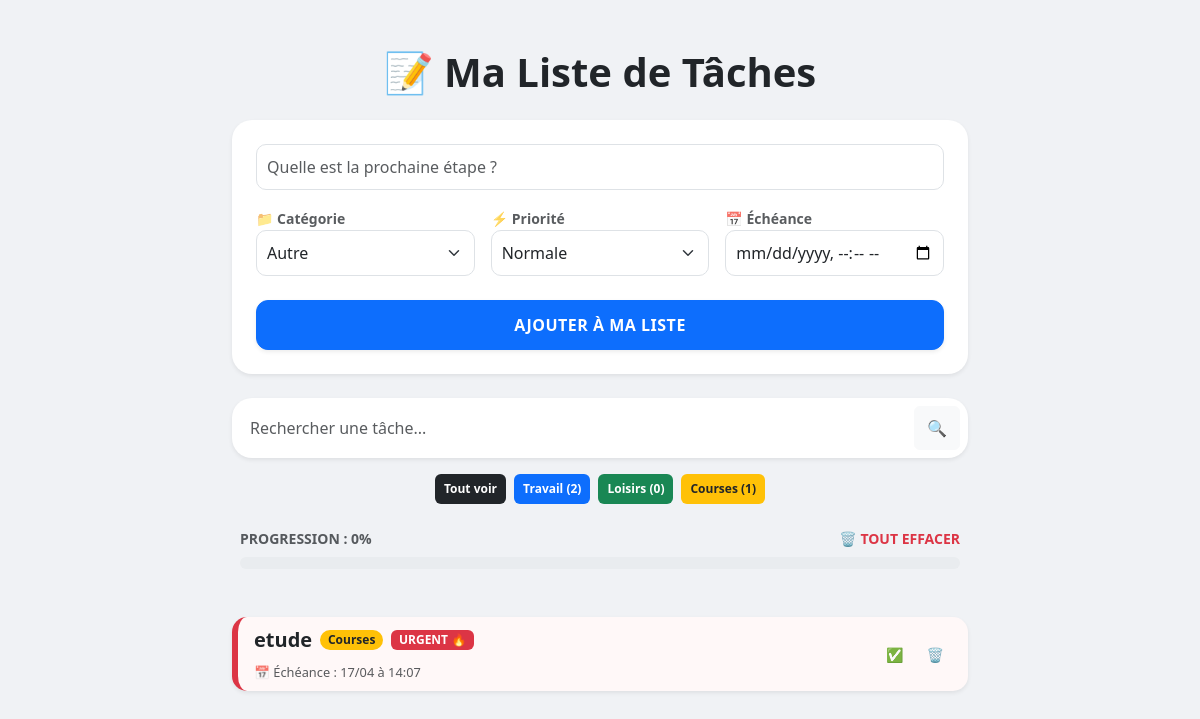
Page /?category-filter=COURSES on the committed database.
### macronote/models.py (models this page shows, shortened)
class Task(models.Model):
    CATEGORY_CHOICES = [
        ('TRAVAIL', 'Travail'),
        ('LOISIRS', 'Loisirs'),
        ('COURSES', 'Courses'),
        ('AUTRE', 'Autre'),
    ]
    PRIORITY_CHOICES = [
        ('1', 'Normale'),
        ('2', 'Urgente '),
    ]
    title = models.CharField(max_length=200)
    completed = models.BooleanField(default=False)
    created_at = models.DateTimeField(auto_now_add=True)
    category = models.CharField(max_length=10, choices=CATEGORY_CHOICES, default='AUTRE')
    priority = models.CharField(max_length=1, choices=PRIORITY_CHOICES, default='1')
    due_date = models.DateTimeField(blank=True, null=True)

### macronote/views.py (the view)
# urls.py: path('', index, name='home'),
def index(request):
    search_input = request.GET.get('search-area') or ''
    filter_category = request.GET.get('category-filter') or ''
    if request.method == "POST":
        form = TaskForm(request.POST)
        if form.is_valid():
            form.save()
            return redirect('home')
    all_taches = Task.objects.all()
    taches_display = all_taches.filter(title__icontains=search_input)
    if filter_category:
        taches_display = taches_display.filter(category=filter_category)
    taches_display = taches_display.order_by('completed', '-priority', 'due_date')
    stats = {
        'Travail': all_taches.filter(category='TRAVAIL', completed=False).count(),
        'Loisirs': all_taches.filter(category='LOISIRS', completed=False).count(),
        'Courses': all_taches.filter(category='COURSES', completed=False).count(),
    }
    progression = 0
    total_count = all_taches.count()
    if total_count > 0:
        progression = int((all_taches.filter(completed=True).count() / total_count) * 100)
    context = {
        'taches': taches_display,
        'form': TaskForm(),
        'search_input': search_input,
        'progression': progression,
        'maintenant': timezone.now(),
        'limite_proche': timezone.now() + timedelta(hours=24),
        'stats': stats,
        'filter_category': filter_category
    }
    return render(request, 'macronote/list.html', context)

### macronote/forms.py
class TaskForm(forms.ModelForm):
    class Meta:
        model = Task
        fields = ['title', 'category', 'priority', 'due_date']
        widgets = {
            'title': forms.TextInput(attrs={'class': 'form-control', 'placeholder': 'Quelle est la prochaine étape ?'}),
            'category': forms.Select(attrs={'class': 'form-select'}),
            'priority': forms.Select(attrs={'class': 'form-select'}),
            'due_date': forms.DateTimeInput(attrs={'class': 'form-control', 'type': 'datetime-local'}),
        }

### macronote/templates/macronote/list.html (shortened to what this page needs)
<!DOCTYPE html>
<html lang="fr">
<head>
    <link href="https://cdn.jsdelivr.net/npm/bootstrap@5.3.0/dist/css/bootstrap.min.css" rel="stylesheet">
</head>
<body>
    <div class="container py-5">
        <div class="row justify-content-center">
            <div class="col-md-10 col-lg-8">
                <h1 class="text-center mb-4 fw-bold text-dark">📝 Ma Liste de Tâches</h1>
                <div class="card mb-4 shadow-sm">
                    <div class="card-body p-4">
                        <form method="POST" class="row g-3">
                            <div class="col-12">{{ form.title }}</div>
                            <div class="col-md-4 col-6"><label class="small fw-bold text-muted">📁 Catégorie</label>{{ form.category }}</div>
                            <div class="col-md-4 col-6"><label class="small fw-bold text-muted">⚡ Priorité</label>{{ form.priority }}</div>
                            <div class="col-md-4 col-12"><label class="small fw-bold text-muted">📅 Échéance</label>{{ form.due_date }}</div>
                            <div class="col-12 mt-4">
                                <button type="submit" class="btn btn-primary btn-add w-100 shadow-sm">AJOUTER À MA LISTE</button>
                            </div>
                        </form>
                    </div>
                </div>
                <div class="text-center mb-4">
                    <div class="card p-2 mb-3 shadow-sm">
                        <form method="GET" class="d-flex gap-2">
                            <input type="text" name="search-area" value="{{ search_input }}" class="form-control border-0 shadow-none" placeholder="Rechercher une tâche...">
                            <button type="submit" class="btn btn-light">🔍</button>
                        </form>
                    </div>
                    <div class="d-flex justify-content-center flex-wrap gap-2 mb-3">
                        <a href="?" class="badge bg-dark p-2 badge-filter">Tout voir</a>
                        <a href="?category-filter=TRAVAIL" class="badge bg-primary p-2 badge-filter">Travail ({{ stats.Travail }})</a>
                        <a href="?category-filter=LOISIRS" class="badge bg-success p-2 badge-filter">Loisirs ({{ stats.Loisirs }})</a>
                        <a href="?category-filter=COURSES" class="badge bg-warning text-dark p-2 badge-filter">Courses ({{ stats.Courses }})</a>
                    </div>
                </div>
                <div class="mb-5 px-2">
                    <div class="d-flex justify-content-between align-items-end mb-2">
                        <span class="text-muted fw-bold small">PROGRESSION : {{ progression }}%</span>
                        <a href="{% url 'delete_all' %}" class="text-danger small text-decoration-none fw-bold" onclick="return confirm('Vider toute la liste ?')">🗑️ TOUT EFFACER</a>
                    </div>
                    <div class="progress" style="height: 12px; border-radius: 20px;">
                    </div>
                </div>
                <div class="list-group">
                    {% for t in taches %}
                        <div class="list-group-item d-flex justify-content-between align-items-center shadow-sm
                            {% if t.completed %}task-completed
                            {% elif t.due_date and t.due_date < maintenant %}task-retard
                            {% elif t.due_date and t.due_date < limite_proche %}task-proche
                            {% elif t.priority == '2' %}task-urgent{% endif %}">
                            <div class="d-flex flex-column">
                                <div class="d-flex align-items-center flex-wrap gap-2">
                                    <span class="fs-5 fw-bold" style="{% if t.completed %}text-decoration: line-through; color: #95a5a6;{% endif %}">
                                        {{ t.title }}
                                    </span>
                                    <span class="badge rounded-pill
                                        {% if t.category == 'TRAVAIL' %}bg-primary
                                        {% elif t.category == 'LOISIRS' %}bg-success
                                        {% elif t.category == 'COURSES' %}bg-warning text-dark
                                        {% else %}bg-secondary{% endif %}">
                                        {{ t.get_category_display }}
                                    </span>
                                    {% if t.priority == '2' and not t.completed %}
                                        <span class="badge bg-danger">URGENT 🔥</span>
                                    {% endif %}
                                </div>
                                <div class="mt-1">
                                    {% if t.due_date %}
                                        <small class="{% if t.due_date < maintenant and not t.completed %}text-danger fw-bold{% else %}text-muted{% endif %}" style="font-size: 0.8rem;">
                                            📅 Échéance : {{ t.due_date|date:"d/m à H:i" }}
                                        </small>
                                    {% endif %}
                                </div>
                            </div>
                            <div class="btn-group gap-2">
                                <a href="{% url 'toggle_task' t.pk %}" class="btn btn-outline-secondary btn-sm border-0">
                                    {% if t.completed %} ↩️ {% else %} ✅ {% endif %}
                                </a>
                                <a href="{% url 'delete_task' t.pk %}" class="btn btn-outline-danger btn-sm border-0" onclick="return confirm('Supprimer ?')"> 🗑️ </a>
                            </div>
                        </div>
                    {% empty %}
                        <div class="text-center py-5 bg-white rounded-4 shadow-sm">
                            <h3 class="text-muted">✨ Liste vide !</h3>
                            <p class="text-muted mb-0">Ajoutez une tâche pour commencer votre journée.</p>
                        </div>
                    {% endfor %}
                </div>
            </div>
        </div>
    </div>
</body>
</html>

### macronote/templates/macronote/list.html (style rules this page uses)
body { background-color: #f0f2f5; font-family: 'Segoe UI', system-ui, sans-serif; }
.card { border-radius: 20px; border: none; box-shadow: 0 4px 12px rgba(0,0,0,0.05); }
.list-group-item { transition: 0.3s; border: none; margin-bottom: 12px; border-radius: 15px !important; border-left: 6px solid #e0e0e0; }
.task-urgent { border-left-color: #dc3545 !important; background-color: #fff8f8; }
.badge-filter { cursor: pointer; text-decoration: none; transition: 0.2s; border: 1px solid transparent; }
.form-control, .form-select { border-radius: 10px; border: 1px solid #dee2e6; padding: 10px; }
.btn-add { border-radius: 12px; padding: 12px; font-weight: bold; letter-spacing: 0.5px; }

### rows in the picture
Task: title "etude", category "Courses", priority "URGENT 🔥", due_date "17/04 à 14:07"

### other values in the picture
{{ stats.Travail }} "2"
{{ stats.Loisirs }} "0"
{{ stats.Courses }} "1"
{{ progression }} "0"
